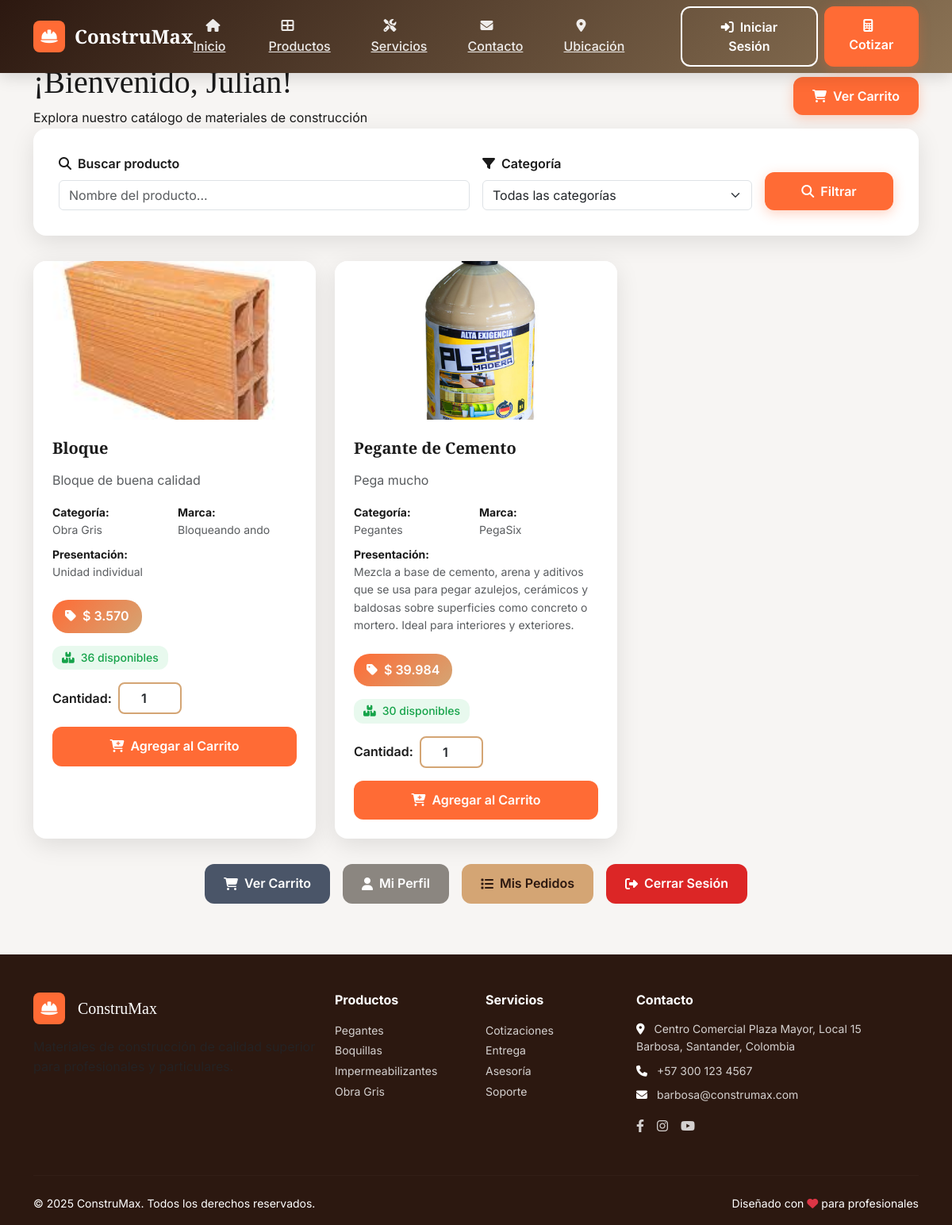
Page /dashboard (signed in) on the committed database.
### app/models/users.py (models this page shows, shortened)
class Users(db.Model, UserMixin):
    __tablename__ = 'user'
    idUser = db.Column(db.Integer, primary_key=True)
    nameUser = db.Column(db.String(80), unique=True, nullable=False)
    apellidoUser = db.Column(db.String(80), nullable=False)
    telefonoUser = db.Column(db.String(20), nullable=False)
    email = db.Column(db.String(120), unique=True, nullable=False)
    direccionUser = db.Column(db.String(255), nullable=False)
    passwordUser = db.Column(db.String(120), nullable=False)
    foto_perfil = db.Column(db.String(255))
    role = db.Column(db.String(20), nullable=False, default='user')
    bloqueado = db.Column(db.Boolean, default=False)

### app/models/productos.py (models this page shows, shortened)
class Producto(db.Model):
    id = db.Column(db.Integer, primary_key=True)
    nombre = db.Column(db.String(100), nullable=False)
    descripcion = db.Column(db.String(255), nullable=False)
    categoria = db.Column(db.String(50), nullable=False)
    precio = db.Column(db.Float, nullable=False)
    imagen = db.Column(db.String(255))
    presentacion = db.Column(db.String(100))
    marca = db.Column(db.String(100))
    destacado = db.Column(db.Boolean, default=False)
    stock = db.Column(db.Integer, nullable=False, default=0)  # Nuevo campo para el stock

### app/routes/auth.py (the view)
@bp.route('/dashboard')
@login_required
def dashboard():
    if current_user.role == 'admin':
        usuarios = Users.query.all()
        productos = Producto.query.all()
        categorias = Producto.query.with_entities(Producto.categoria).distinct().all()
        categorias = [c[0] for c in categorias if c[0]]
        from app.models.users import Order
        pedidos = Order.query.order_by(Order.created_at.desc()).all()
        return render_template('admin_dashboard.html', usuarios=usuarios, productos=productos, pedidos=pedidos, categorias=categorias)
    elif current_user.bloqueado:
        flash('Tu usuario está bloqueado. Contacta al administrador.', 'danger')
        logout_user()
        return redirect(url_for('auth.login'))
    else:
        categorias = Producto.query.with_entities(Producto.categoria).distinct().all()
        categorias = [c[0] for c in categorias if c[0]]
        productos = Producto.query.all()
        return render_template('user_dashboard.html', categorias=categorias, productos=productos)

### app/templates/user_dashboard.html (shortened to what this page needs)
{% extends 'main.html' %}
{% block content %}
<div class="dashboard-header">
    <div class="container">
        <div class="row align-items-center">
            <div class="col-md-8">
                <h1 class="font-display mb-2">¡Bienvenido, {{ current_user.nameUser }}!</h1>
                <p class="mb-0 opacity-90">Explora nuestro catálogo de materiales de construcción</p>
            </div>
            <div class="col-md-4 text-md-end">
                <a href="{{ url_for('cart.view_cart') }}" class="btn btn-professional">
                    <i class="fas fa-shopping-cart me-2"></i>Ver Carrito
                </a>
            </div>
        </div>
    </div>
</div>
<div class="container">
    <div class="search-card">
        <form method="GET" class="row g-3">
            <div class="col-md-6">
                <label class="form-label fw-semibold">
                    <i class="fas fa-search me-2"></i>Buscar producto
                </label>
                <input type="text" class="form-control" name="busqueda"
                       placeholder="Nombre del producto..."
                       value="{{ request.args.get('busqueda', '') }}">
            </div>
            <div class="col-md-4">
                <label class="form-label fw-semibold">
                    <i class="fas fa-filter me-2"></i>Categoría
                </label>
                <select class="form-select" name="categoria">
                    <option value="">Todas las categorías</option>
                </select>
            </div>
            <div class="col-md-2 d-flex align-items-end">
                <button type="submit" class="btn btn-professional w-100">
                    <i class="fas fa-search me-2"></i>Filtrar
                </button>
            </div>
        </form>
    </div>
    <div class="row g-4">
        {% set filtro = request.args.get('categoria') %}
        {% set busqueda = request.args.get('busqueda', '').lower() %}
        {% for producto in productos %}
            {% if (not filtro or producto.categoria == filtro) and (not busqueda or busqueda in producto.nombre.lower() or busqueda in producto.descripcion.lower()) %}
            <div class="col-lg-4 col-md-6">
                <div class="product-card">
                    <img src="{{ producto.imagen or 'https://via.placeholder.com/350x200?text=Producto&bg=8B7355&color=ffffff' }}"
                         class="card-img-top product-image" alt="{{ producto.nombre }}">
                    <div class="card-body p-4">
                        <h5 class="font-display fw-bold mb-3">{{ producto.nombre }}</h5>
                        <p class="text-muted mb-3">{{ producto.descripcion[:100] }}{% if producto.descripcion|length > 100 %}...{% endif %}</p>
                        <div class="mb-3">
                            <div class="row g-2 small">
                                <div class="col-6">
                                    <strong>Categoría:</strong><br>
                                    <span class="text-muted">{{ producto.categoria.title() }}</span>
                                </div>
                                <div class="col-6">
                                    <strong>Marca:</strong><br>
                                    <span class="text-muted">{{ producto.marca or 'N/A' }}</span>
                                </div>
                                <div class="col-12 mt-2">
                                    <strong>Presentación:</strong><br>
                                    <span class="text-muted">{{ producto.presentacion or 'N/A' }}</span>
                                </div>
                            </div>
                        </div>
                        <div class="price-badge mb-3">
                            <i class="fas fa-tag me-2"></i>{{ producto.precio|cop }}
                        </div>
                        <div class="mb-3">
                            <span class="stock-indicator {% if producto.stock > 10 %}stock-high{% elif producto.stock > 5 %}stock-medium{% else %}stock-low{% endif %}">
                                <i class="fas fa-boxes"></i>
                                {{ producto.stock }} disponibles
                            </span>
                        </div>
                        <form action="{{ url_for('cart.add_to_cart', product_id=producto.id) }}" method="post">
                            <div class="d-flex align-items-center gap-2 mb-3">
                                <label class="form-label mb-0 fw-semibold">Cantidad:</label>
                                <input type="number" name="quantity" value="1" min="1" max="{{ producto.stock }}"
                                       class="form-control quantity-input">
                            </div>
                            <button type="submit" class="add-to-cart-btn">
                                <i class="fas fa-cart-plus me-2"></i>Agregar al Carrito
                            </button>
                        </form>
                    </div>
                </div>
            </div>
            {% endif %}
        {% endfor %}
    </div>
    <div class="action-buttons">
        <a href="{{ url_for('cart.view_cart') }}" class="action-btn btn-cart">
            <i class="fas fa-shopping-cart"></i>Ver Carrito
        </a>
        <a href="{{ url_for('auth.profile') }}" class="action-btn btn-profile">
            <i class="fas fa-user"></i>Mi Perfil
        </a>
        <a href="{{ url_for('orders.view_orders') }}" class="action-btn btn-orders">
            <i class="fas fa-list"></i>Mis Pedidos
        </a>
        <a href="{{ url_for('auth.logout') }}" class="action-btn btn-logout">
            <i class="fas fa-sign-out-alt"></i>Cerrar Sesión
        </a>
    </div>
</div>
{% endblock %}

### app/templates/main.html (shortened to what this page needs)
<!DOCTYPE html>
<html lang="es">
<head>
    <link href="https://cdn.jsdelivr.net/npm/bootstrap@5.3.2/dist/css/bootstrap.min.css" rel="stylesheet">
    <link rel="stylesheet" href="https://cdnjs.cloudflare.com/ajax/libs/font-awesome/6.4.0/css/all.min.css">
</head>
<body>
    <nav class="navbar navbar-expand-lg navbar-professional fixed-top">
        <div class="container">
            <a class="navbar-brand-professional" href="{{ url_for('main') if url_for else '#' }}">
                <div class="logo-professional">
                    <i class="fas fa-hard-hat"></i>
                </div>
                <span class="font-display">ConstruMax</span>
            </a>
            <div class="collapse navbar-collapse" id="navbarNav">
                <ul class="navbar-nav ms-auto me-4">
                    <li class="nav-item">
                        <a class="nav-link-professional" href="#inicio">
                            <i class="fas fa-home me-2"></i>Inicio
                        </a>
                    </li>
                    <li class="nav-item">
                        <a class="nav-link-professional" href="#categorias">
                            <i class="fas fa-th-large me-2"></i>Productos
                        </a>
                    </li>
                    <li class="nav-item">
                        <a class="nav-link-professional" href="#servicios">
                            <i class="fas fa-tools me-2"></i>Servicios
                        </a>
                    </li>
                    <li class="nav-item">
                        <a class="nav-link-professional" href="#contacto">
                            <i class="fas fa-envelope me-2"></i>Contacto
                        </a>
                    </li>
                    <li class="nav-item">
                        <a class="nav-link-professional" href="#ubicacion">
                            <i class="fas fa-map-marker-alt me-2"></i>Ubicación
                        </a>
                    </li>
                </ul>
                <div class="d-flex gap-2">
                    <a href="{{ url_for('auth.login') if url_for else '#' }}" class="btn btn-secondary-professional">
                        <i class="fas fa-sign-in-alt me-2"></i>Iniciar Sesión
                    </a>
                    <a href="{{ url_for('cotizar.cotizar') }}" class="btn btn-professional">
                        <i class="fas fa-calculator me-2"></i>Cotizar
                    </a>
                </div>
            </div>
        </div>
    </nav>
    <main style="padding-top: 80px;">
        {% block content %}{% endblock %}
    </main>
    <footer class="footer-professional">
        <div class="container">
            <div class="row">
                <div class="col-lg-4 mb-4">
                    <div class="d-flex align-items-center mb-3">
                        <div class="logo-professional me-3">
                            <i class="fas fa-hard-hat"></i>
                        </div>
                        <h5 class="font-display mb-0">ConstruMax</h5>
                    </div>
                    <p class="text-muted">Materiales de construcción de calidad superior para profesionales y particulares.</p>
                </div>
                <div class="col-lg-2 col-md-6 mb-4">
                    <h6 class="fw-bold mb-3">Productos</h6>
                    <ul class="list-unstyled">
                        <li><a href="#" class="small">Pegantes</a></li>
                        <li><a href="#" class="small">Boquillas</a></li>
                        <li><a href="#" class="small">Impermeabilizantes</a></li>
                        <li><a href="#" class="small">Obra Gris</a></li>
                    </ul>
                </div>
                <div class="col-lg-2 col-md-6 mb-4">
                    <h6 class="fw-bold mb-3">Servicios</h6>
                    <ul class="list-unstyled">
                        <li><a href="#" class="small">Cotizaciones</a></li>
                        <li><a href="#" class="small">Entrega</a></li>
                        <li><a href="#" class="small">Asesoría</a></li>
                        <li><a href="#" class="small">Soporte</a></li>
                    </ul>
                </div>
                <div class="col-lg-4 mb-4">
                    <h6 class="fw-bold mb-3">Contacto</h6>
                    <p class="small mb-2">
                        <i class="fas fa-map-marker-alt me-2"></i>
                        <a href="https://maps.google.com/?q=Barbosa,+Santander,+Colombia"
                           target="_blank"
                           class="text-decoration-none">
                            Centro Comercial Plaza Mayor, Local 15<br>
                            Barbosa, Santander, Colombia
                        </a>
                    </p>
                    <p class="small mb-2">
                        <i class="fas fa-phone me-2"></i>
                        <a href="tel:+573001234567" class="text-decoration-none">+57 300 123 4567</a>
                    </p>
                    <p class="small mb-3">
                        <i class="fas fa-envelope me-2"></i>
                        <a href="mailto:barbosa@construmax.com" class="text-decoration-none">barbosa@construmax.com</a>
                    </p>
                    <div class="d-flex gap-3">
                        <a href="#" class="text-decoration-none">
                            <i class="fab fa-facebook-f"></i>
                        </a>
                        <a href="#" class="text-decoration-none">
                            <i class="fab fa-instagram"></i>
                        </a>
                        <a href="#" class="text-decoration-none">
                            <i class="fab fa-youtube"></i>
                        </a>
                    </div>
                </div>
            </div>
            <hr class="my-4" style="border-color: rgba(255,255,255,0.1);">
            <div class="row align-items-center">
                <div class="col-md-6">
                    <p class="small mb-0">&copy; 2025 ConstruMax. Todos los derechos reservados.</p>
                </div>
                <div class="col-md-6 text-md-end">
                    <p class="small mb-0">Diseñado con <i class="fas fa-heart text-danger"></i> para profesionales</p>
                </div>
            </div>
        </div>
    </footer>
</body>
</html>

### rows in the picture
Users: nameUser "Julian"
Producto: imagen+nombre (picture), nombre "Bloque", descripcion "Bloque de buena calidad", categoria "Obra Gris", marca "Bloqueando ando", presentacion "Unidad individual", precio|cop "$ 3.570", stock "36"
Producto: imagen (picture), nombre "Pegante de Cemento", descripcion "Pega mucho", categoria "Pegantes", marca "PegaSix", presentacion "Mezcla a base de cemento, arena y aditivos que se usa para pegar azulejos, cerámicos y baldosas sobre superficies como concreto o mortero. Ideal para interiores y exteriores.", precio|cop "$ 39.984", stock "30"
